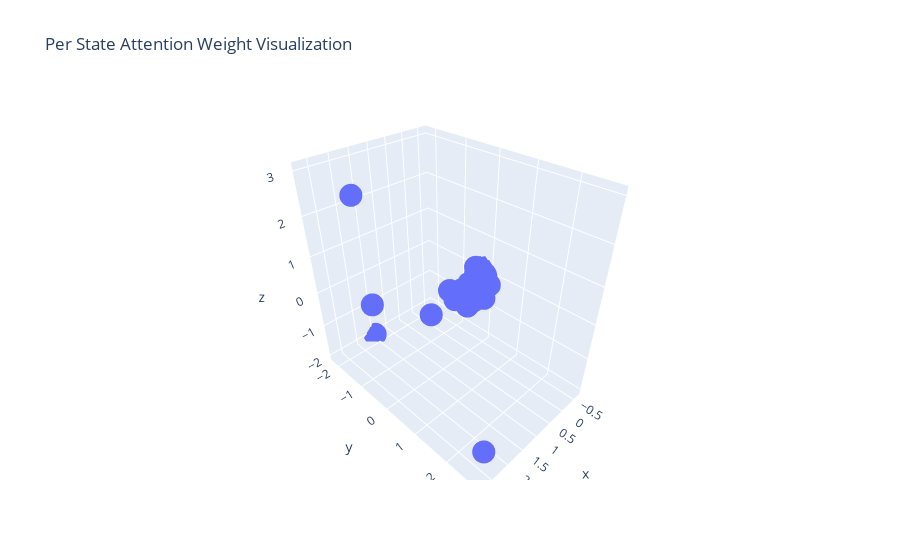

Source (notebook cell):
### Code cell
# Visualization of attention weights for each state
# The interactive plot allows you to mouse over any data point and see the state name it corresponds to
visualize_states(per_state)

### Figure 1 — Plotly figure (JSON) as saved in the notebook; plotly's stock layout.template omitted (floating-point values rounded to 4 significant figures)
{"data": [{"mode": "markers", "text": ["Alabama", "Alaska", "Arizona", "Arkansas", "California", "Colorado", "Connecticut", "Delaware", "District of Columbia", "Florida", "Georgia", "Hawaii", "Idaho", "Illinois", "Indiana", "Iowa", "Kansas", "Kentucky", "Louisiana", "Maine", "Maryland", "Massachusetts", "Michigan", "Minnesota", "Mississippi", "Missouri", "Montana", "Nebraska", "Nevada", "New Hampshire", "New Jersey", "New Mexico", "New York", "North Carolina", "North Dakota", "Ohio", "Oklahoma", "Oregon", "Pennsylvania", "Rhode Island", "South Carolina", "South Dakota", "Tennessee", "Texas", "Utah", "Vermont", "Virginia", "Washington", "West Virginia", "Wisconsin", "Wyoming"], "type": "scatter3d", "x": [-0.2338, -0.5605, -0.3888, -0.2637, 0.7027, 0.1325, -0.04363, -0.5327, -0.2573, 0.5204, 0.2878, -0.5767, -0.623, 1.839, 0.1098, -0.2947, -0.2889, -0.186, 1.512, -0.566, -0.1298, 0.4378, 1.303, -0.6095, -0.1879, -0.1479, -0.2964, -0.2961, -0.3992, -0.5845, 2.745, -0.6482, 2.64, -0.3563, -0.2977, 0.1277, -0.2404, -0.6046, 0.341, -0.5178, -0.4207, -0.309, 0.05576, 0.01336, -0.58, -0.5847, -0.2332, 0.3739, -0.2584, -0.3275, -0.2958], "y": [0.1215, -0.05996, -0.07895, 0.2324, 0.09377, 0.09278, -0.2559, -0.05609, 0.3159, -0.2698, -0.0622, -0.09755, -0.3224, -1.658, 0.1662, 0.1836, 0.1935, 0.2626, -2.205, -0.1472, -0.02486, 0.0648, -0.08584, -0.2073, 0.2321, 0.04516, 0.2296, 0.1847, -0.1072, -0.1274, -0.5175, -0.1492, 2.78, -0.1164, 0.2193, 0.193, 0.1143, -0.0815, 0.3478, -0.06962, -0.2208, 0.223, 0.4282, -0.107, -0.1634, -0.04664, -0.1253, 0.1908, 0.256, -0.05683, 0.2494], "z": [-0.0751, 0.03462, 0.1833, -0.0578, -0.02948, -0.01789, -0.283, 0.04782, 0.02503, -0.03993, -0.0178, 0.09188, 0.07731, -0.5117, 0.2804, -0.02948, -0.009119, 0.04756, -2.001, 0.05511, 0.269, 0.05914, -0.2455, 0.05, -0.09319, -0.04056, -0.04001, -0.03152, 0.05362, 0.07743, 3.021, 0.141, -1.229, -0.0349, -0.03871, 0.2313, -0.03071, 0.07119, -0.1261, 0.05529, 0.05184, -0.03607, -0.1542, 0.003002, 0.09007, -0.01575, 0.3484, -0.3439, -0.05005, 0.2723, -0.05578]}], "layout": {"title": {"text": "Per State Attention Weight Visualization"}}}
